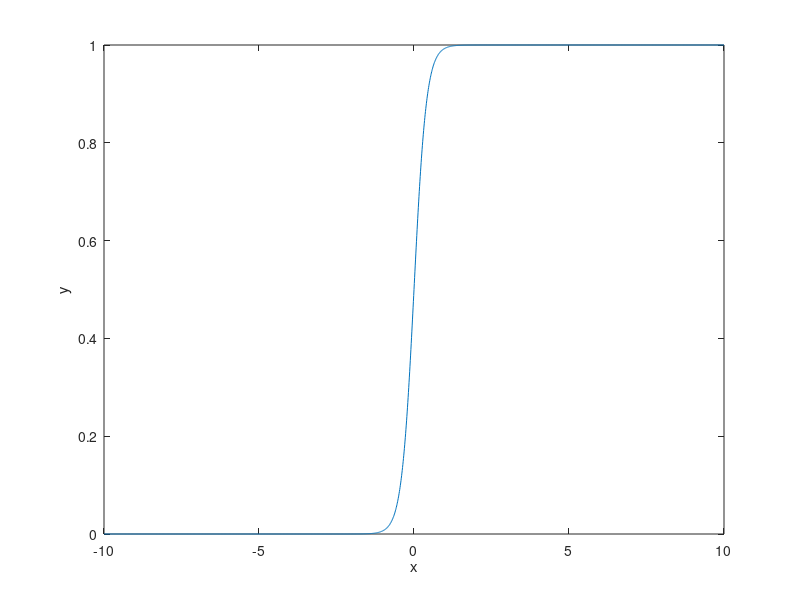

Here is the MATLAB script that generated this plot:
%sigmoid function without using inbuilt func
x = -10:0.01:10;
a = input('Enter the slope parameter')
y = 1./(1 + exp(-a.*(x)));
plot(x,y);
xlabel('x')
ylabel('y')
